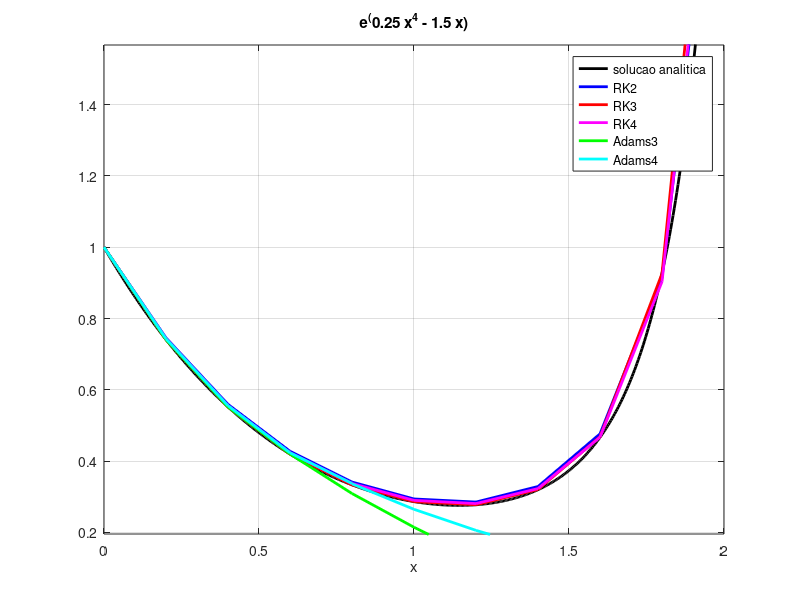

Recreate this plot in MATLAB.
figure;
a = ezplot("e^(0.25*x^4 - 1.5*x)",[0,2])
set(a,"linewidth",2)
set(a,"color","k")
grid on
hold on
trk2 = [0, 0.2, 0.4, 0.6, 0.8, 1, 1.2, 1.4, 1.6, 1.8, 2, 2.2]
yrk2 = [1, 0.74556, 0.559207, 0.427725, 0.341398, 0.293971, 0.285305, 0.32892, 0.476469, 0.913734, 2.41807, 9.07752]
rk2 = plot(trk2, yrk2)
set(rk2,"linewidth",2)
set(rk2,"color","b")
hold on
trk3 = [0, 0.2, 0.4, 0.6, 0.8, 1, 1.2, 1.4, 1.6, 1.8, 2]
yrk3 = [1, 0.740807, 0.551912, 0.41956, 0.333397, 0.28642, 0.27777, 0.320561, 0.468194, 0.92584, 2.65074]
rk3 = plot(trk3, yrk3, "r-")
set(rk3,"linewidth",2)
hold on
trk4 = [0, 0.2, 0.4, 0.6, 0.8, 1, 1.2, 1.4, 1.6, 1.8, 2, 2.2]
yrk4 = [1, 0.743158, 0.555421, 0.423478, 0.337262, 0.290016, 0.281021, 0.32309, 0.467184, 0.903245, 2.47827, 10.1867]
rk4 = plot(trk4, yrk4, "m-")
set(rk4,"linewidth",2)
hold on
tad3 = [0, 0.2, 0.4, 0.6, 0.8, 1, 1.2, 1.4, 1.6, 1.8, 2, 2.2]
yad3 = [1, 0.740807, 0.551912, 0.419951, 0.309162, 0.214615, 0.128894, 0.0411065, -0.0662552, -0.225823, -0.508014, -1.08475]
ad3 = plot(tad3, yad3, "g-")
set(ad3,"linewidth",2)
hold on
tad4 = [0, 0.2, 0.4, 0.6, 0.8, 0.8, 1, 1.2, 1.4, 1.6, 1.8, 2, 2.2]
yad4 = [1, 0.743158, 0.555421, 0.423478, 0.337262, 0.336404, 0.26493, 0.205882, 0.154925, 0.106157, 0.0504599, -0.0291846, -0.17062]
ad4 = plot(tad4, yad4, "c-")
set(ad4,"linewidth",2)
legend('solucao analitica', 'RK2', 'RK3', 'RK4', 'Adams3', 'Adams4');